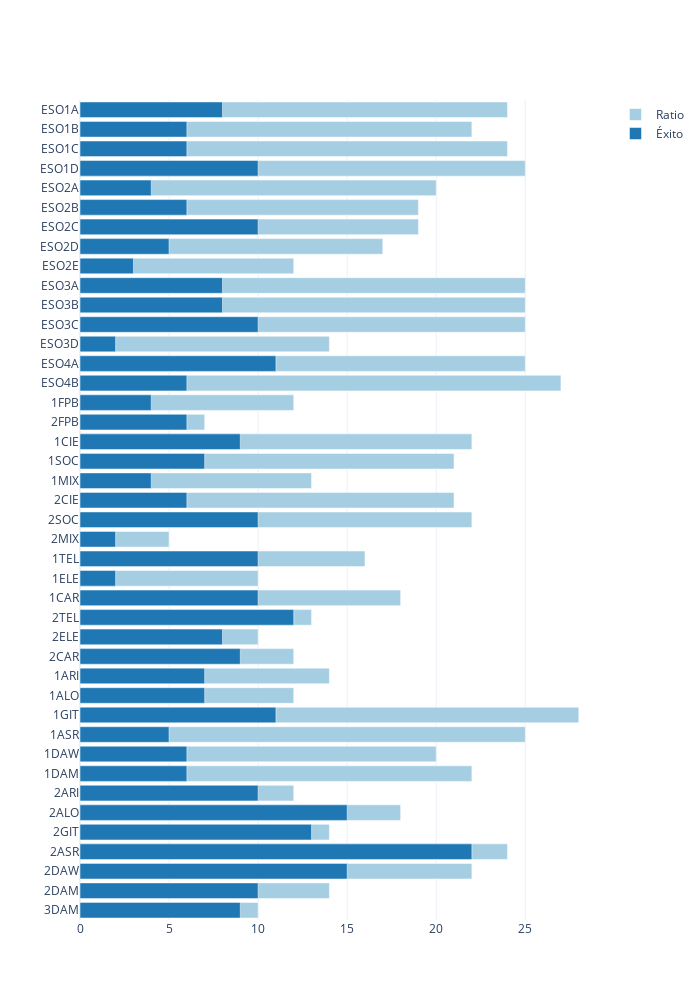

The notebook cell saved with this chart:
### Markdown cell above
## ÉXITO EN VALORES ABSOLUTOS

### Code cell
myplotly.hbar((dfc['ratio'], dfc['éxito_abs']), dfc.index, trace_names=('Ratio', 'Éxito'))

### Figure 1 — Plotly figure (JSON) as saved in the notebook; plotly's stock layout.template omitted (floating-point values rounded to 4 significant figures)
{"data": [{"marker": {"color": "rgb(166,206,227)"}, "name": "Ratio", "orientation": "h", "type": "bar", "x": [24, 22, 24, 25, 20, 19, 19, 17, 12, 25, 25, 25, 14, 25, 27, 12, 7, 22, 21, 13, 21, 22, 5, 16, 10, 18, 13, 10, 12, 14, 12, 28, 25, 20, 22, 12, 18, 14, 24, 22, 14, 10], "y": ["ESO1A", "ESO1B", "ESO1C", "ESO1D", "ESO2A", "ESO2B", "ESO2C", "ESO2D", "ESO2E", "ESO3A", "ESO3B", "ESO3C", "ESO3D", "ESO4A", "ESO4B", "1FPB", "2FPB", "1CIE", "1SOC", "1MIX", "2CIE", "2SOC", "2MIX", "1TEL", "1ELE", "1CAR", "2TEL", "2ELE", "2CAR", "1ARI", "1ALO", "1GIT", "1ASR", "1DAW", "1DAM", "2ARI", "2ALO", "2GIT", "2ASR", "2DAW", "2DAM", "3DAM"]}, {"marker": {"color": "rgb(31,120,180)"}, "name": "Éxito", "orientation": "h", "type": "bar", "x": [8, 6, 6, 10, 4, 6, 10, 5, 3, 8, 8, 10, 2, 11, 6, 4, 6, 9, 7, 4, 6, 10, 2, 10, 2, 10, 12, 8, 9, 7, 7, 11, 5, 6, 6, 10, 15, 13, 22, 15, 10, 9], "y": ["ESO1A", "ESO1B", "ESO1C", "ESO1D", "ESO2A", "ESO2B", "ESO2C", "ESO2D", "ESO2E", "ESO3A", "ESO3B", "ESO3C", "ESO3D", "ESO4A", "ESO4B", "1FPB", "2FPB", "1CIE", "1SOC", "1MIX", "2CIE", "2SOC", "2MIX", "1TEL", "1ELE", "1CAR", "2TEL", "2ELE", "2CAR", "1ARI", "1ALO", "1GIT", "1ASR", "1DAW", "1DAM", "2ARI", "2ALO", "2GIT", "2ASR", "2DAW", "2DAM", "3DAM"]}], "layout": {"barmode": "overlay", "height": 1000, "title": {"text": ""}, "width": 700, "yaxis": {"autorange": "reversed", "type": "category"}}}
